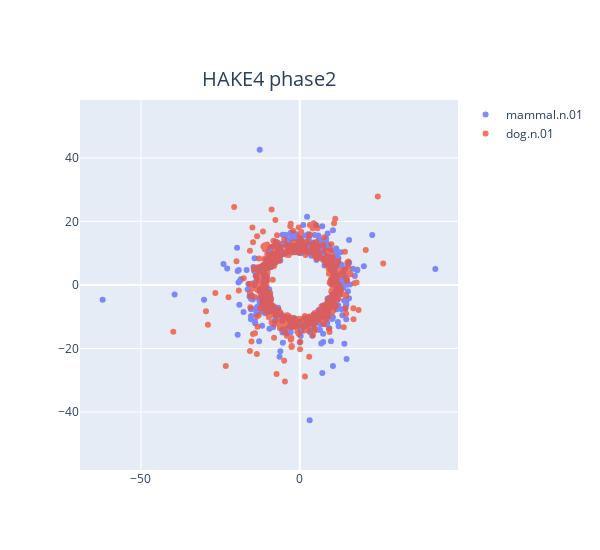

Write notebook code for a chart like this one.
### Code cell
# エンティティの埋め込みをロード
entity_embedding = np.load(os.path.join(model_path, 'entity_embedding.npy'))

# HeadとTailの座標計算
head = entity_embedding[head_id]
tail = entity_embedding[tail_id]

phase1_head, phase2_head, mod_head = np.split(head, 3)
phase1_tail, phase2_tail, mod_tail = np.split(tail, 3)

mod_head = np.log(np.abs(mod_head)) * np.sign(mod_head)
mod_tail = np.log(np.abs(mod_tail)) * np.sign(mod_tail)

phase1_head = phase2_head / embedding_range * np.pi
phase1_tail = phase2_tail / embedding_range * np.pi

x_head, y_head = mod_head * np.cos(phase1_head), mod_head * np.sin(phase1_head)
x_tail, y_tail = mod_tail * np.cos(phase1_tail), mod_tail * np.sin(phase1_tail)

fig = go.Figure()

# Head Entityのプロット
fig.add_trace(go.Scatter(x=x_head, y=y_head, mode='markers', name=entities_dict[head_id], text=[f'Head ID: {head_id}'] * len(x_head), opacity=0.8))
# Tail Entityのプロット
fig.add_trace(go.Scatter(x=x_tail, y=y_tail, mode='markers', name=entities_dict[tail_id], text=[f'Tail ID: {tail_id}'] * len(x_tail), opacity=0.8))
# HAKEテキストの追加
fig.add_annotation(
    text=model,  # 表示するテキスト
    xref="paper",  # x座標の参照元 (paperは図の左端、dataはデータ座標)
    yref="paper",  # y座標の参照元 (paperは図の下端、dataはデータ座標)
    x=0.5,  # x座標 (0.5は図の中央)
    y=1.1,  # y座標 (1.05は図の上端から5%上)
    showarrow=False,  # 矢印を非表示にする
    font=dict(size=20),  # テキストのフォントサイズ
)
# レイアウトの設定
fig.update_layout(
    title="",
    yaxis_title=" ",
    showlegend=True,
    width=600,  # 幅
    height=550,  # 高さ
    xaxis=dict(scaleanchor="y", scaleratio=1),  # x軸のアスペクト比を1:1に設定
    yaxis=dict(scaleanchor="x", scaleratio=1),  # y軸のアスペクト比を1:1に設定
)

# プロットの表示
fig.show()

### Figure 1 — Plotly figure (JSON) as saved in the notebook; plotly's stock layout.template omitted (floating-point values rounded to 4 significant figures; data arrays with more than 128 entries replaced by an {"elided": "..."} marker saying what was removed)
{"data": [{"mode": "markers", "name": "mammal.n.01", "opacity": 0.8, "text": {"elided": "500 str values"}, "type": "scatter", "x": {"elided": "500 float values"}, "y": {"elided": "500 float values"}}, {"mode": "markers", "name": "dog.n.01", "opacity": 0.8, "text": {"elided": "500 str values"}, "type": "scatter", "x": {"elided": "500 float values"}, "y": {"elided": "500 float values"}}], "layout": {"annotations": [{"font": {"size": 20}, "showarrow": false, "text": "HAKE4 phase2", "x": 0.5, "xref": "paper", "y": 1.1, "yref": "paper"}], "height": 550, "showlegend": true, "title": {"text": ""}, "width": 600, "xaxis": {"scaleanchor": "y", "scaleratio": 1}, "yaxis": {"scaleanchor": "x", "scaleratio": 1, "title": {"text": " "}}}}
